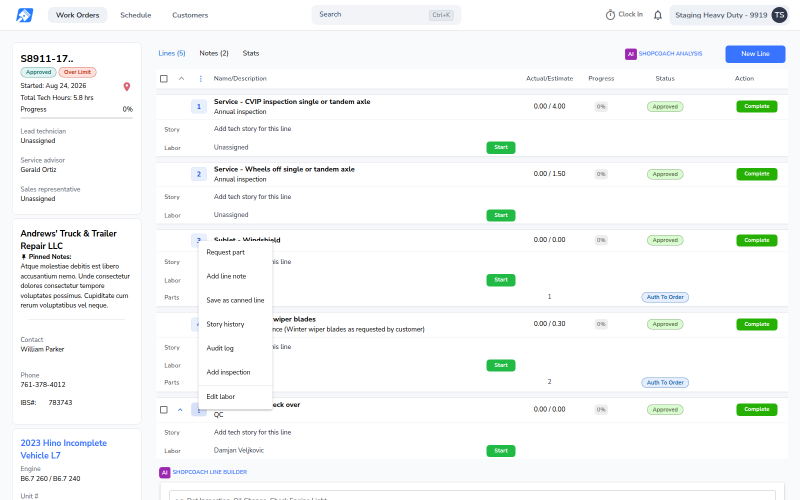
#> input picture build/sv8911-move-labor-permission-2026-09-07/evidence/raw-tech-menu.png, 1600 x 1000 px (shown at 1/2 size)
$ python annotate.py
#> lines starting #> are read from the running program, lines starting #| are printed output that depends on the picture
from PIL import Image, ImageDraw, ImageFont
import math
FB="/usr/share/fonts/truetype/dejavu/DejaVuSans-Bold.ttf"; FR="/usr/share/fonts/truetype/dejavu/DejaVuSans.ttf"
def F(sz,bold=True): return ImageFont.truetype(FB if bold else FR, sz)
RED=(211,47,47); GREEN=(27,120,60); BLUE=(21,101,192); WHITE=(255,255,255); DARK=(33,33,33)
def canvas(src,cap_lines,boxes,arrows):
#> called with src = 'raw-tech-menu.png'
    im=Image.open(src).convert("RGB"); W,H=im.size
#> in canvas, im is the input picture: PIL image 1600x1000 RGB; mean R, G, B 246.2, 248.3, 247.9
#> after `W, H = im.size`: W = 1600; H = 1000
    caph=34*len(cap_lines)+28
    out=Image.new("RGB",(W,H+caph),WHITE); out.paste(im,(0,0)); d=ImageDraw.Draw(out)
#> after `out = Image.new('RGB', (W, H + caph), WHITE)`: out: PIL image 1600x1096 RGB; every value is 255
    for (x,y,w,h,c) in boxes: d.rectangle([x-4,y-4,x+w+4,y+h+4],outline=c,width=4)
    for (x1,y1,x2,y2,c) in arrows:
        d.line([x1,y1,x2,y2],fill=c,width=4); ang=math.atan2(y2-y1,x2-x1)
        for a in (ang-0.4,ang+0.4): d.line([x2,y2,x2-16*math.cos(a),y2-16*math.sin(a)],fill=c,width=4)
    y=H+12
#> y = 1012
    for (t,c) in cap_lines: d.text((20,y),t,fill=c,font=F(21)); y+=34
#> after the loop, y = 1080
    return out

# MAIN FIX exhibit 1: Technician menu - Edit labor present, Move labor absent (last item = Edit labor @ 397,771,148,48)
canvas("raw-tech-menu.png",
  [("As a Technician, right-click a work-order line that has an assigned technician: the menu ends at \"Edit labor\".",GREEN),
   ("\"Move labor\" is NOT in the list - technicians can no longer move labor. Edit labor is kept. FIXED.",GREEN)],
  [(397,771,148,48,GREEN)],
  [(300,700,395,780,GREEN)]).save("exhibit-1-technician-no-move-labor.png")

# MAIN FIX exhibit 2: Admin menu - Move labor present (last item = Move labor @ 397,771,148,48)
canvas("raw-admin-menu.png",
  [("As an Admin, right-click the same line: \"Move labor\" IS present (below \"Edit labor\") and completes a move.",BLUE),
   ("Authorised roles keep the ability - only Technician lost it.",BLUE)],
  [(397,771,148,48,BLUE)],
  [(300,700,395,780,BLUE)]).save("exhibit-2-admin-move-labor.png")
#> call 2 of canvas, with src = 'raw-admin-menu.png'
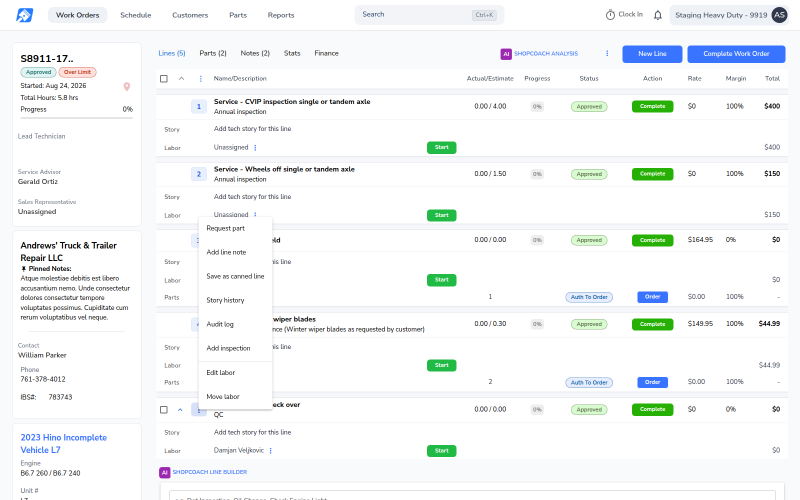
#> input picture build/sv8911-move-labor-permission-2026-09-07/evidence/raw-admin-menu.png, 1600 x 1000 px (shown at 1/2 size)
#> in canvas, im is the input picture: PIL image 1600x1000 RGB; mean R, G, B 244.8, 247.2, 247.5
#> in canvas (call 2), `caph=34*len(cap_lines)+28`: caph = 96
#> in canvas (call 2), `out.paste(im, (0, 0))`:
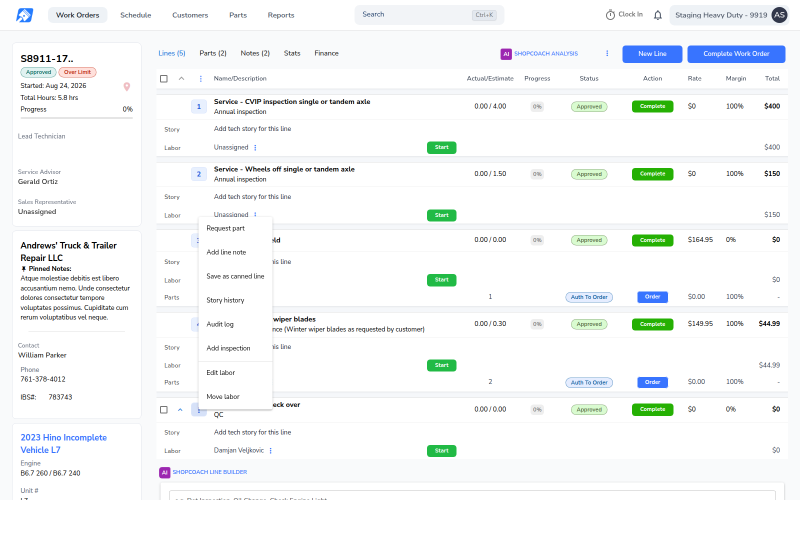
#> out: PIL image 1600x1096 RGB (shown at 1/2 size); mean R, G, B 245.7, 247.9, 248.2
#> the loop in canvas (call 2), `for (x,y,w,h,c) in boxes: d.rectangle([x-4,y-4,x+w+4,y+h+4],outline=c,..` made 1 pass
#> (x, y, w, h, c) on pass 1: (397, 771, 148, 48, (21, 101, 192))
#> the loop in canvas (call 2), `for (x1,y1,x2,y2,c) in arrows:` made 1 pass
#> (x1, y1, x2, y2, c, ang) on pass 1: (300, 700, 395, 780, (21, 101, 192), 0.7)
#> the loop in canvas (call 2), `for (t,c) in cap_lines: d.text((20,y),t,fill=c,font=F(21)); y+=34` made 2 passes
#> (c, y) on passes 1 to 2: ((21, 101, 192), 1046), ((21, 101, 192), 1080)
#> after the loop in canvas (call 2), `for (t,c) in cap_lines: d.text((20,y),t,fill=c,font=F(21)); y+=34`: y = 1080

# DIVERGENCE exhibit A: grid row Unassigned (line 2 Labor @ 428,421,69,18)
canvas("raw-grid.png",
  [("On the work-order Lines tab, line 2 \"Service - Wheels off single or tandem axle\" shows Labor = Unassigned.",RED)],
  [(428,421,69,18,RED)],
  [(560,470,505,428,RED)]).save("exhibit-3-row-unassigned.png")
#> call 3 of canvas, with src = 'raw-grid.png'
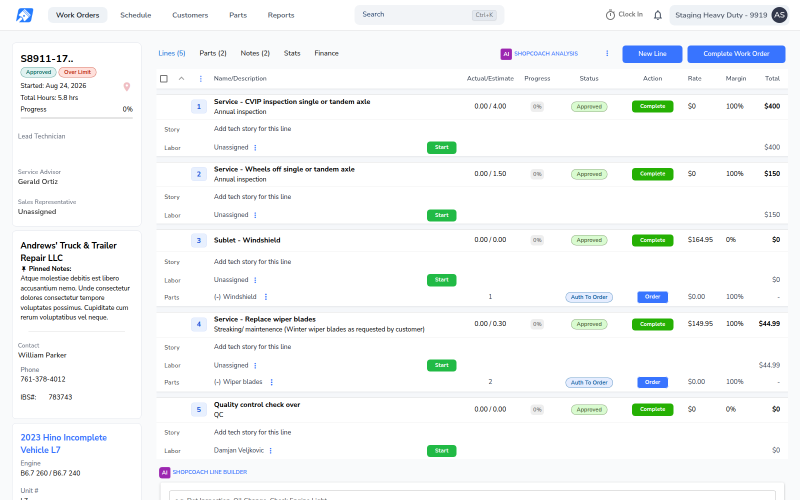
#> input picture build/sv8911-move-labor-permission-2026-09-07/evidence/raw-grid.png, 1600 x 1000 px (shown at 1/2 size)
#> in canvas, im is the input picture: PIL image 1600x1000 RGB; mean R, G, B 244.5, 247, 247.3
#> in canvas (call 3), `caph=34*len(cap_lines)+28`: caph = 62
#> in canvas (call 3), `out = Image.new('RGB', (W, H + caph), WHITE)`: out: PIL image 1600x1062 RGB; every value is 255
#> in canvas (call 3), `out.paste(im, (0, 0))`:
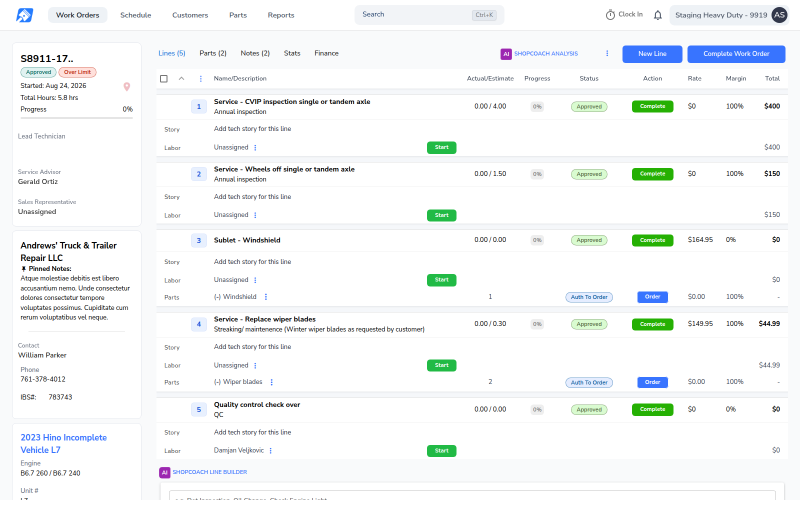
#> out: PIL image 1600x1062 RGB (shown at 1/2 size); mean R, G, B 245.2, 247.5, 247.8
#> the loop in canvas (call 3), `for (x,y,w,h,c) in boxes: d.rectangle([x-4,y-4,x+w+4,y+h+4],outline=c,..` made 1 pass
#> (x, y, w, h, c) on pass 1: (428, 421, 69, 18, (211, 47, 47))
#> the loop in canvas (call 3), `for (x1,y1,x2,y2,c) in arrows:` made 1 pass
#> (x1, y1, x2, y2, c, ang) on pass 1: (560, 470, 505, 428, (211, 47, 47), -2.49)
#> the loop in canvas (call 3), `for (t,c) in cap_lines: d.text((20,y),t,fill=c,font=F(21)); y+=34` made 1 pass
#> (c, y) on pass 1: ((211, 47, 47), 1046)
#> after the loop in canvas (call 3), `for (t,c) in cap_lines: d.text((20,y),t,fill=c,font=F(21)); y+=34`: y = 1046

# DIVERGENCE exhibit B: Edit Line dialog technicians (David Haynes + Emily Madden ~ x525 y476 w305 h24)
canvas("raw-editline.png",
  [("But opening that same line's \"Edit Line\" dialog shows two technicians assigned: David Haynes and Emily Madden.",RED),
   ("So the row says Unassigned while the Edit Line dialog shows technicians - the two disagree.",RED)],
  [(525,476,305,24,RED)],
  [(430,560,528,486,RED)]).save("exhibit-4-editline-assigned.png")
#> call 4 of canvas, with src = 'raw-editline.png'
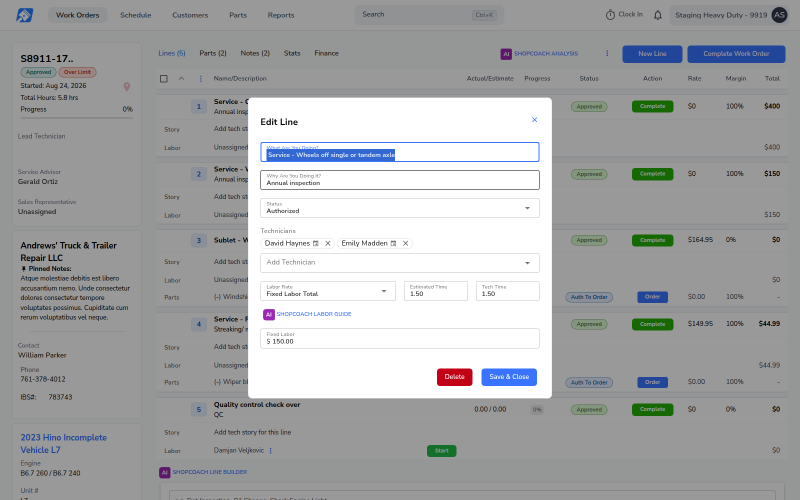
#> input picture build/sv8911-move-labor-permission-2026-09-07/evidence/raw-editline.png, 1600 x 1000 px (shown at 1/2 size)
#> in canvas, im is the input picture: PIL image 1600x1000 RGB; mean R, G, B 168.6, 170, 171.3
#> in canvas (call 4), `caph=34*len(cap_lines)+28`: caph = 96
#> in canvas (call 4), `out.paste(im, (0, 0))`:
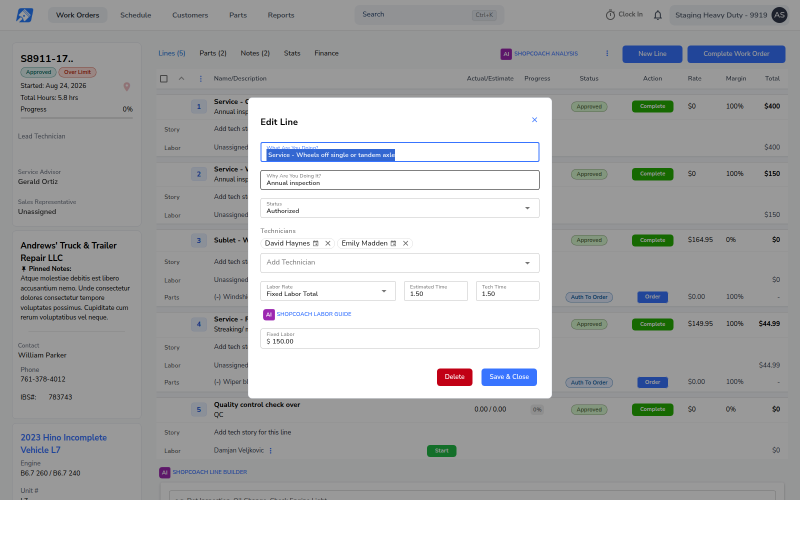
#> out: PIL image 1600x1096 RGB (shown at 1/2 size); mean R, G, B 176.2, 177.4, 178.6
#> the loop in canvas (call 4), `for (x,y,w,h,c) in boxes: d.rectangle([x-4,y-4,x+w+4,y+h+4],outline=c,..` made 1 pass
#> (x, y, w, h, c) on pass 1: (525, 476, 305, 24, (211, 47, 47))
#> the loop in canvas (call 4), `for (x1,y1,x2,y2,c) in arrows:` made 1 pass
#> (x1, y1, x2, y2, c, ang) on pass 1: (430, 560, 528, 486, (211, 47, 47), -0.647)
#> the loop in canvas (call 4), `for (t,c) in cap_lines: d.text((20,y),t,fill=c,font=F(21)); y+=34` made 2 passes
#> (c, y) on passes 1 to 2: ((211, 47, 47), 1046), ((211, 47, 47), 1080)
#> after the loop in canvas (call 4), `for (t,c) in cap_lines: d.text((20,y),t,fill=c,font=F(21)); y+=34`: y = 1080
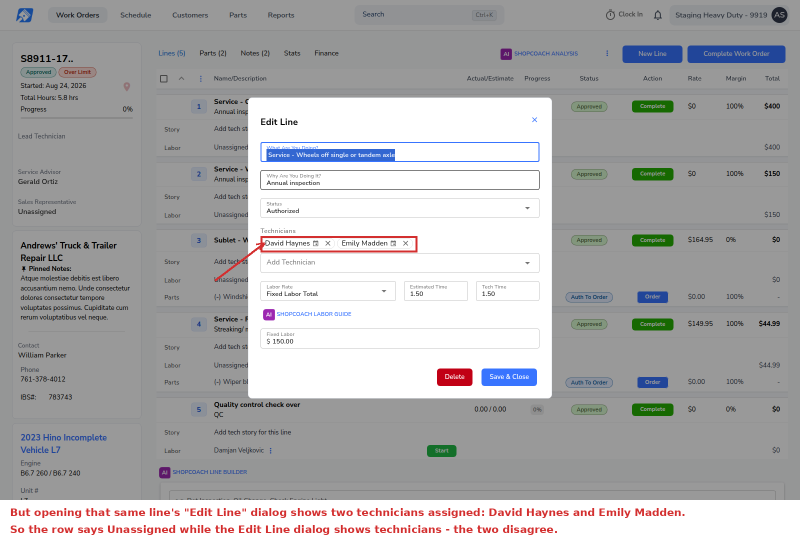
#> saved as exhibit-4-editline-assigned.png: PIL image 1600x1096 RGB (shown at 1/2 size); mean R, G, B 175.8, 175.4, 176.6
print("done")
